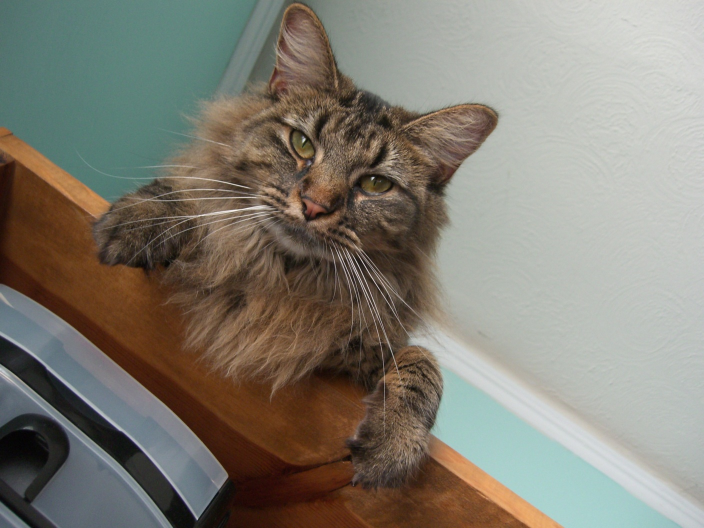
#> input picture Project_1/hybrid/nutmeg.jpg, 1408 x 1056 px, found by its file name (shown at 1/2 size)
$ jupyter execute --allow-errors CS445_Proj1_Starter.ipynb   (shell and % lines are left out)
#> lines starting #> are read from the running program, lines starting #| are printed output that depends on the picture
### Project_1/hybrid/utils.py
import time
import os

import cv2
import argparse
import numpy as np
from scipy import signal
from math import ceil, floor
import matplotlib.pyplot as plt
from matplotlib.colors import LogNorm


def align_images(input_img_1, input_img_2, pts_img_1, pts_img_2,
                 save_images=False):

    # Load images
    im1 = cv2.imread(input_img_1)
    im1 = cv2.cvtColor(im1, cv2.COLOR_BGR2RGB)

    im2 = cv2.imread(input_img_2)
    im2 = cv2.cvtColor(im2, cv2.COLOR_BGR2RGB)

    # get image sizes
    h1, w1, b1 = im1.shape
    h2, w2, b2 = im2.shape

    # Get center coordinate of the line segment
    center_im1 = np.mean(pts_img_1, axis=0)
    center_im2 = np.mean(pts_img_2, axis=0)

    plt.close('all')

    # translate first so that center of ref points is center of image
    tx = np.around((w1 / 2 - center_im1[0]) * 2).astype(int)

    if tx > 0:
        im1 = np.r_['1', np.zeros((im1.shape[0], tx, 3)), im1]

    else:
        im1 = np.r_['1', im1, np.zeros((im1.shape[0], -tx, 3))]

    ty = np.round((h1 / 2 - center_im1[1]) * 2).astype(int)

    if ty > 0:
        im1 = np.r_['0', np.zeros((ty, im1.shape[1], 3)), im1]

    else:
        im1 = np.r_['0', im1, np.zeros((-ty, im1.shape[1], 3))]

    tx = np.around((w2 / 2 - center_im2[0]) * 2).astype(int)

    if tx > 0:
        im2 = np.r_['1', np.zeros((im2.shape[0], tx, 3)), im2]

    else:
        im2 = np.r_['1', im2, np.zeros((im2.shape[0], -tx, 3))]

    ty = np.round((h2 / 2 - center_im2[1]) * 2).astype(int)

    if ty > 0:
        im2 = np.r_['0', np.zeros((ty, im2.shape[1], 3)), im2]

    else:
        im2 = np.r_['0', im2, np.zeros((-ty, im2.shape[1], 3))]

    # downscale larger image so that lengths between ref points are the same
    len1 = np.linalg.norm(pts_img_1[0]-pts_img_1[1])
    len2 = np.linalg.norm(pts_img_2[0]-pts_img_2[1])
    print(len1,len2)
    dscale = len2 / len1

    if dscale < 1:
        width = int(im1.shape[1] * dscale)
        height = int(im1.shape[0] * dscale)
        dim = (width, height)
        im1 = cv2.resize(im1, dim, interpolation=cv2.INTER_LINEAR)

    else:
        width = int(im2.shape[1] * 1 / dscale)
        height = int(im2.shape[0] * 1 / dscale)
        dim = (width, height)
        im2 = cv2.resize(im2, dim, interpolation=cv2.INTER_LINEAR)

    # rotate im1 so that angle between points is the same
    theta1 = np.arctan2(-(pts_img_1[:, 1][1]-pts_img_1[:, 1][0]),
                        pts_img_1[:, 0][1]-pts_img_1[:, 0][0])
    theta2 = np.arctan2(-(pts_img_2[:, 1][1]-pts_img_2[:, 1][0]),
                        pts_img_2[:, 0][1]-pts_img_2[:, 0][0])
    dtheta = theta2-theta1
    rows, cols = im1.shape[:2]
    M = cv2.getRotationMatrix2D((cols/2, rows/2), dtheta*180/np.pi, 1)
    cos = np.abs(M[0, 0])
    sin = np.abs(M[0, 1])

    # compute the new bounding dimensions of the image
    nW = int((rows * sin) + (cols * cos))
    nH = int((rows * cos) + (cols * sin))

    # adjust the rotation matrix to take into account translation
    M[0, 2] += (nW / 2) - cols/2
    M[1, 2] += (nH / 2) - rows/2

    im1 = cv2.warpAffine(im1, M, (nW, nH))

    # Crop images (on both sides of border) to be same height and width
    h1, w1, b1 = im1.shape
    h2, w2, b2 = im2.shape

    minw = min(w1, w2)
    brd = (max(w1, w2)-minw)/2
    if minw == w1:  # crop w2
        im2 = im2[:, ceil(brd):-floor(brd), :]
        tx = tx-ceil(brd)
    else:
        im1 = im1[:, ceil(brd):-floor(brd), :]
        tx = tx+ceil(brd)

    minh = min(h1, h2)
    brd = (max(h1, h2)-minh)/2
    if minh == h1:  # crop w2
        im2 = im2[ceil(brd):-floor(brd), :, :]
        ty = ty-ceil(brd)
    else:
        im1 = im1[ceil(brd):-floor(brd), :, :]
        ty = ty+ceil(brd)

    im1 = cv2.cvtColor(im1.astype(np.uint8), cv2.COLOR_RGB2BGR)
    im2 = cv2.cvtColor(im2.astype(np.uint8), cv2.COLOR_RGB2BGR)

    if save_images:
        output_img_1 = 'aligned_{}'.format(os.path.basename(input_img_1))
        output_img_2 = 'aligned_{}'.format(os.path.basename(input_img_2))
        cv2.imwrite(output_img_1, im1)
        cv2.imwrite(output_img_2, im2)

    return im1, im2


def prompt_eye_selection(image):
    fig = plt.figure()
    plt.imshow(image, cmap='gray')
    fig.set_label('Click on two points for alignment')
    plt.axis('off')
    xs = []
    ys = []
    clicked = np.zeros((2, 2), dtype=np.float32)

    # Define a callback function that will update the textarea
    # [7 lines left out: function onmousedown, not called in this run]

    def onmouseup(event):
        if(len(xs) >= 2):
            plt.close(fig)

    def onclose(event):
        clicked[:, 0] = xs
        clicked[:, 1] = ys
    # Create an hard reference to the callback not to be cleared by the garbage
    # collector
    fig.canvas.mpl_connect('button_press_event', onmousedown)
    fig.canvas.mpl_connect('button_release_event', onmouseup)
    fig.canvas.mpl_connect('close_event', onclose)

    return clicked

# [10 lines left out: function crop_image, not called in this run]

def interactive_crop(image):

    fig = plt.figure()
    plt.imshow(image, cmap='gray')
    fig.set_label('Click upper-left and lower-right corner to crop')
    plt.axis('off')
    xs = []
    ys = []
    clicked = np.zeros((2, 2), dtype=np.float32)
    cropped_image = np.zeros_like(image)
    return_object = {
        'cropped_image': None,
        'crop_bound': None
    }

    # Define a callback function that will update the textarea
    # [16 lines left out: function onmousedown, not called in this run]


    def onmouseup(event):
        if(len(xs) >= 2):
            plt.close(fig)

    # Create an hard reference to the callback not to be cleared by the garbage
    # collector
    fig.canvas.mpl_connect('button_press_event', onmousedown)
    fig.canvas.mpl_connect('button_release_event', onmouseup)
    return return_object

# [31 lines left out: functions gaussian_kernel, plot, plot_spectrum, not called in this run]

### Project_1/hybrid/CS445_Proj1_Starter.ipynb
# Programming Project #1: Hybrid Images

## CS445: Computational Photography

### Part I: Hybrid Images

[cell 1]
import cv2

import numpy as np
from matplotlib.colors import LogNorm
from scipy import signal

# modify to where you store your project data including utils.py
datadir = "/home/tars/UIUC-Computational-Photography/Project_1/hybrid/"

utilfn = datadir + "utils.py"
import utils

[cell 2]
# switch from notebook to inline if using colab or otherwise cannot use interactive display)
# %matplotlib notebook
import matplotlib.pyplot as plt

[cell 3]
im1_file = datadir + 'nutmeg.jpg'
im2_file = datadir + 'DerekPicture.jpg'

im1 = np.float32(cv2.imread(im1_file, cv2.IMREAD_GRAYSCALE) / 255.0)
#> im1: shape (1056, 1408) float32; min 0.00784, max 0.988, mean 0.494
im2 = np.float32(cv2.imread(im2_file, cv2.IMREAD_GRAYSCALE) / 255.0)
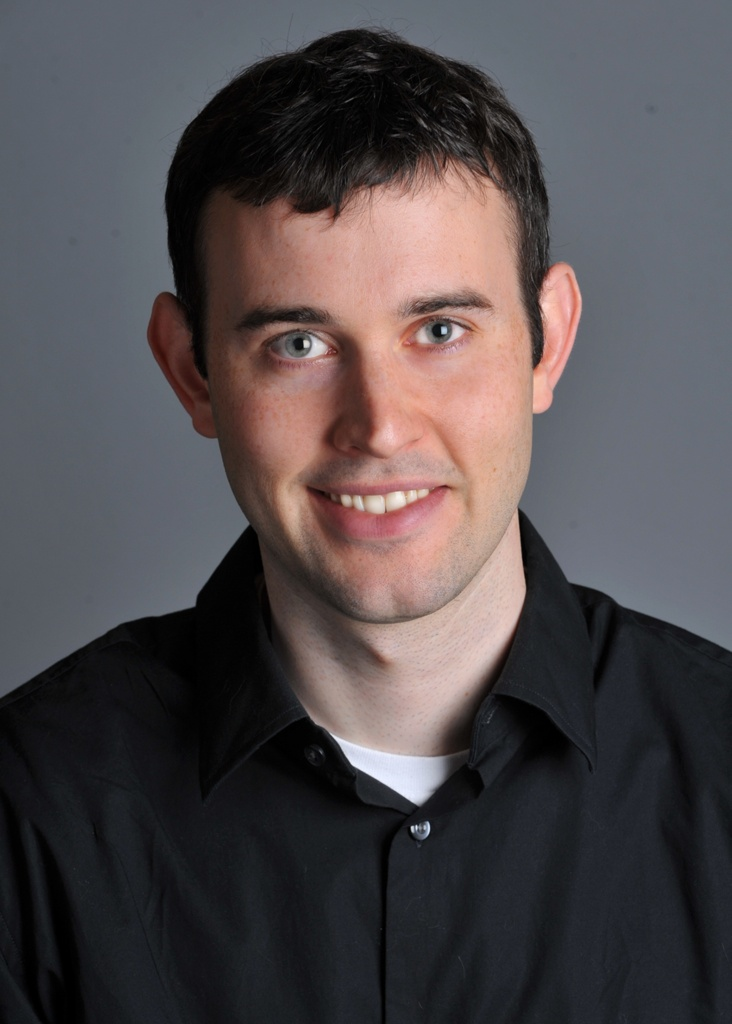
#> input picture Project_1/hybrid/DerekPicture.jpg, 732 x 1024 px, found by its file name
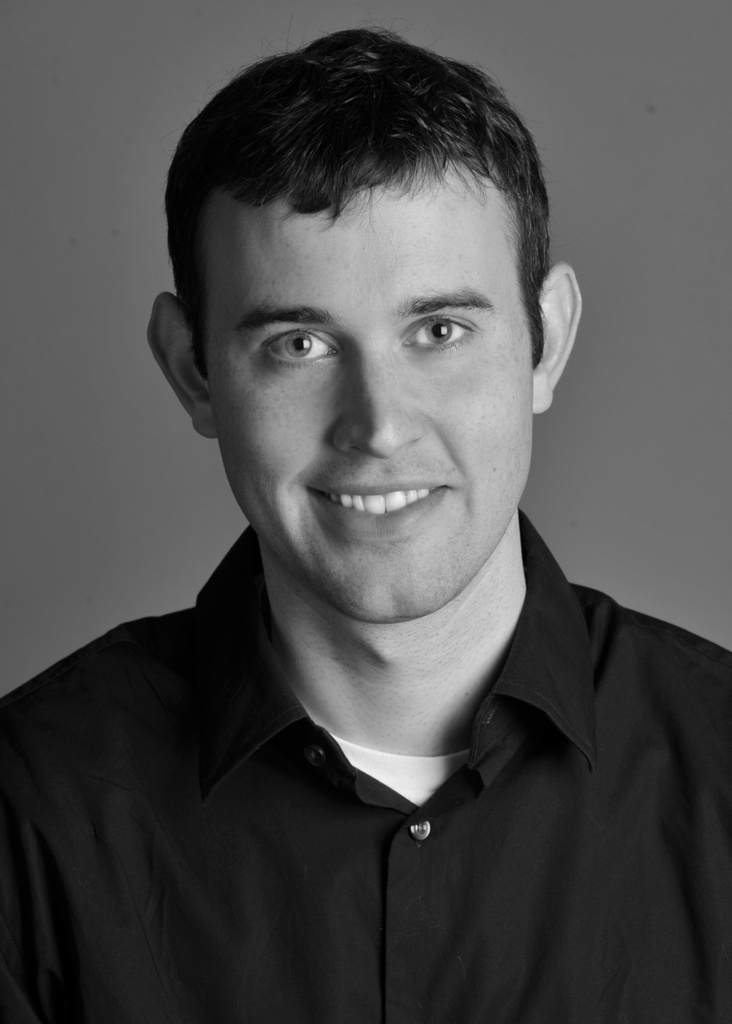
#> im2: shape (1024, 732) float32; min 0, max 0.953, mean 0.3

[cell 4]
pts_im1 = utils.prompt_eye_selection(im1)
#> pts_im1 = [[0, 0], [0, 0]]
pts_im1 = np.array([[607, 290], [748, 370]]) # uncomment if entering [x, y] pts manually
plt.plot(pts_im1[:,0], pts_im1[:,1], 'r-+')
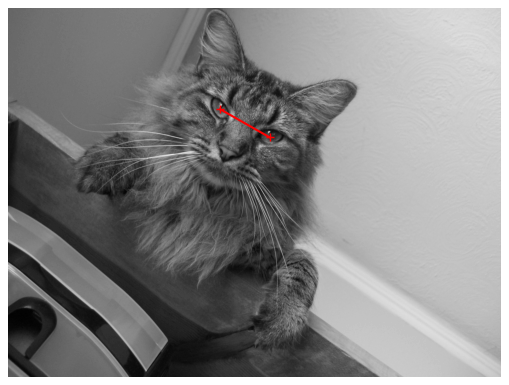
#> figure drawn by matplotlib, 1 panel

[cell 5]
pts_im2 = utils.prompt_eye_selection(im2)
#> pts_im2 = [[0, 0], [0, 0]]
pts_im2 = np.array([[299,343], [439,331]]) # uncomment if entering [x, y] pts manually
plt.plot(pts_im2[:,0], pts_im2[:,1], 'r-+')
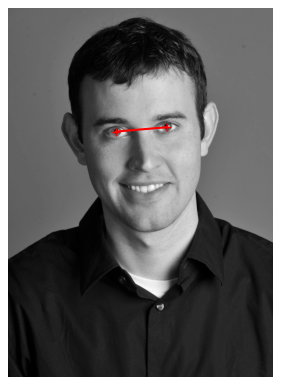
#> figure drawn by matplotlib, 1 panel

[cell 6]
im1, im2 = utils.align_images(im1_file, im2_file,pts_im1,pts_im2,save_images=False)
#> in align_images, im1 is the input picture: shape (1056, 1408, 3); mean B, G, R 115.4, 125.9, 130
#> in align_images, im2 is the input picture: shape (1024, 732, 3); mean B, G, R 76.9, 74.5, 80.5
#> in align_images, `im1 = im1[:, ceil(brd):-floor(brd), :]`:
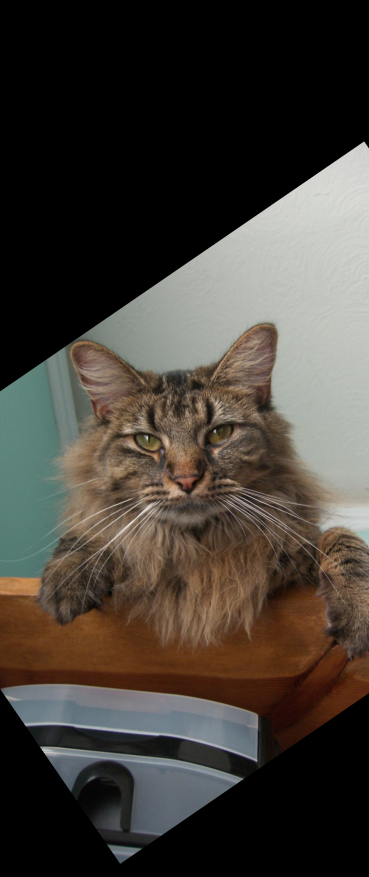
#> im1: shape (1753, 738, 3) float64 (shown at 1/2 size); mean R, G, B 67.8, 62.2, 55.5
#> in align_images, `im1 = im1[ceil(brd):-floor(brd), :, :]`:
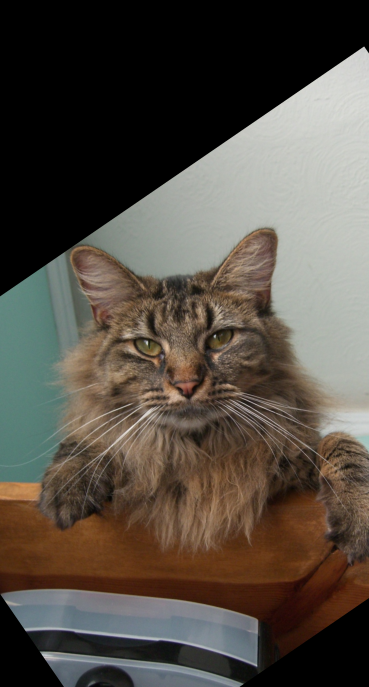
#> im1: shape (1374, 738, 3) float64 (shown at 1/2 size); mean R, G, B 84.6, 77.4, 68.7
#> in align_images, `im1 = cv2.cvtColor(im1.astype(np.uint8), cv2.COLOR_RGB2BGR)`:
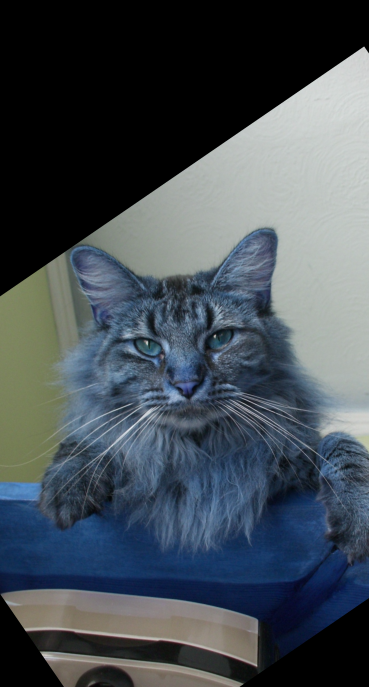
#> im1: shape (1374, 738, 3) (shown at 1/2 size); mean R, G, B 68.3, 77.1, 84.2
#> in align_images, `im2 = cv2.cvtColor(im2.astype(np.uint8), cv2.COLOR_RGB2BGR)`:
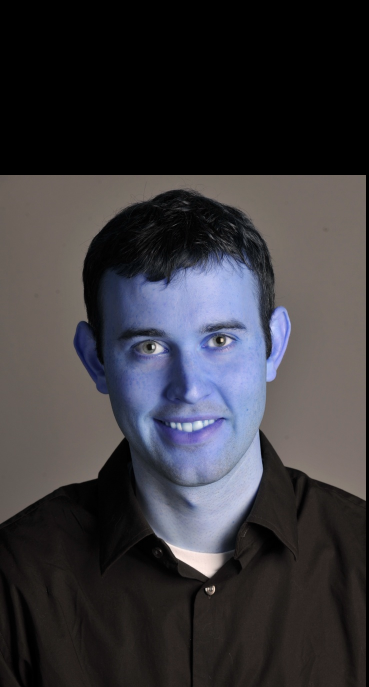
#> im2: shape (1374, 738, 3) (shown at 1/2 size); mean R, G, B 56.8, 55.1, 59.5

[cell 7]
# convert to grayscale
im1 = cv2.cvtColor(im1, cv2.COLOR_BGR2GRAY) / 255.0
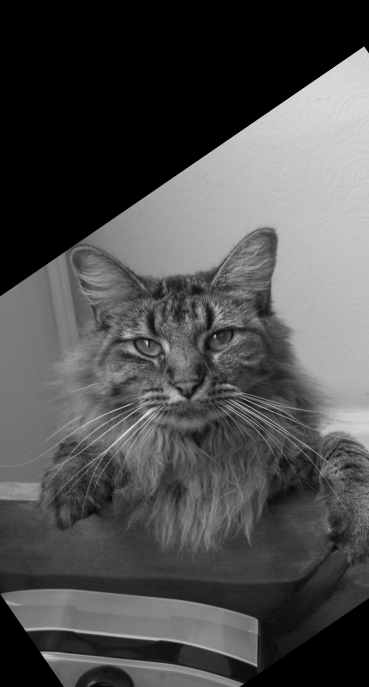
#> im1: shape (1374, 738) float64 (shown at 1/2 size); min 0, max 0.965, mean 0.307
im2 = cv2.cvtColor(im2, cv2.COLOR_BGR2GRAY) / 255.0
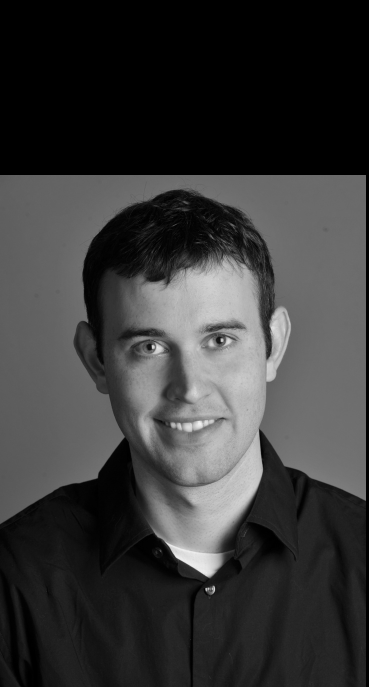
#> im2: shape (1374, 738) float64 (shown at 1/2 size); min 0, max 0.953, mean 0.222

[cell 8]
#Images sanity check
fig, axes = plt.subplots(1, 2)
axes[0].imshow(im1,cmap='gray')
axes[0].set_title('Image 1'), axes[0].set_xticks([]), axes[0].set_yticks([])
axes[1].imshow(im2,cmap='gray')
axes[1].set_title('Image 2'), axes[1].set_xticks([]), axes[1].set_yticks([]);

[cell 9]
def hybridImage(im1, im2, sigma_low, sigma_high):
    '''
    Inputs:
        im1:    RGB (height x width x 3) or a grayscale (height x width) image
                as a numpy array.
        im2:    RGB (height x width x 3) or a grayscale (height x width) image
                as a numpy array.
        sigma_low: standard deviation for the low-pass filter
        sigma_high: standard deviation for the high-pass filter

    Output:
        Return the combination of both images, one filtered with a low-pass filter
        and the other with a high-pass filter.
    '''

    # okay, so we already have im1 and im2
    #
    # we know that sigma_low is the standard deviation for the low pass filter
    #
    # and we know that sigma_high is the standard deviation for the high pass filter
    #
    #

[cell 10]
sigma_low = 20 # choose parameters that work for your images
sigma_high = 20

im_hybrid = hybridImage(im2, im1, sigma_low, sigma_high)

#> (a cell that did not finish here is left out)

### Part II: Image Enhancement

##### Two out of three types of image enhancement are required.  Choose a good image to showcase each type and implement a method.  This code doesn't rely on the hybrid image part.

#### Contrast enhancement

#### Color enhancement

#### Color shift
